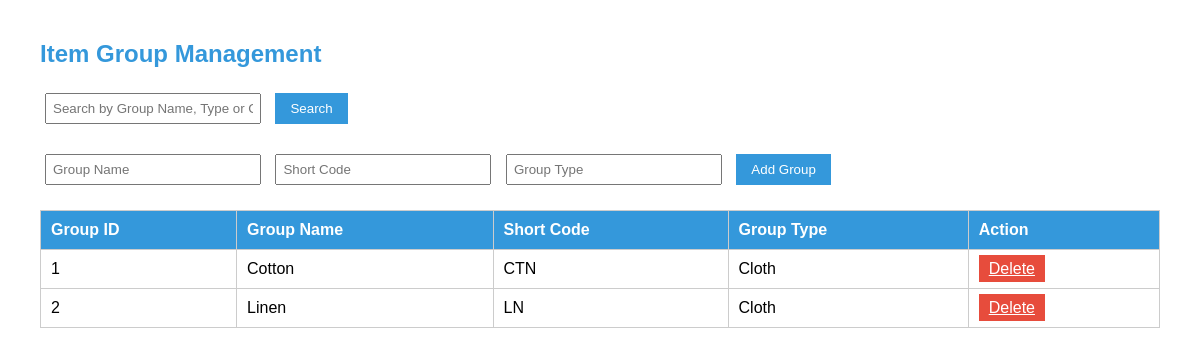
The app's page /itemgroup.php with its own data.
### tables this page shows
CREATE TABLE `mstitemgroup` (
  `GroupId` int(11) NOT NULL,
  `GroupName` varchar(30) NOT NULL,
  `ShortCodeGroup` varchar(3) NOT NULL,
  `GroupType` varchar(20) NOT NULL
);

### itemgroup.php (the view, shortened to what this page needs)
<?php
include 'db.php';
$search = '';
if (isset($_POST['search'])) {
    $search = $_POST['search'];
    $query = "SELECT * FROM mstItemGroup WHERE GroupName LIKE '%$search%' OR ShortCodeGroup LIKE '%$search%' OR GroupType LIKE '%$search%'";
} else {
    $query = "SELECT * FROM mstItemGroup";
}
$result = $conn->query($query);
?>
<!DOCTYPE html>
<html lang="en">
<head>
</head>
<body>
    <h2>Item Group Management</h2>
    <form method="POST" class="form-section">
        <input type="text" name="search" placeholder="Search by Group Name, Type or Code" value="<?= htmlspecialchars($search) ?>">
        <button class="btn" type="submit">Search</button>
    </form>
    <form method="POST" class="form-section">
        <input type="text" name="groupName" placeholder="Group Name" required>
        <input type="text" name="shortCodeGroup" placeholder="Short Code" required>
        <input type="text" name="groupType" placeholder="Group Type" required>
        <button class="btn" type="submit" name="add">Add Group</button>
    </form>
    <table>
        <thead>
            <tr>
                <th>Group ID</th>
                <th>Group Name</th>
                <th>Short Code</th>
                <th>Group Type</th>
                <th>Action</th>
            </tr>
        </thead>
        <tbody>
            <?php while ($row = $result->fetch_assoc()): ?>
            <tr>
                <td><?= htmlspecialchars($row['GroupId']) ?></td>
                <td><?= htmlspecialchars($row['GroupName']) ?></td>
                <td><?= htmlspecialchars($row['ShortCodeGroup']) ?></td>
                <td><?= htmlspecialchars($row['GroupType']) ?></td>
                <td>
                    <a class="action-btn" href="itemgroup.php?delete=<?= $row['GroupId'] ?>" onclick="return confirm('Are you sure?')">Delete</a>
                </td>
            </tr>
            <?php endwhile; ?>
        </tbody>
    </table>
</body>
</html>

### itemgroup.php (style rules this page uses)
body { font-family: Arial, sans-serif; margin: 40px; }
h2 { color: #3498db; }
table { width: 100%; border-collapse: collapse; margin-top: 20px; }
th, td { border: 1px solid #ccc; padding: 10px; text-align: left; }
th { background-color: #3498db; color: white; }
input[type="text"] { padding: 6px; width: 200px; margin: 5px; }
.btn { padding: 8px 15px; background-color: #3498db; color: white; border: none; cursor: pointer; margin: 5px; }
.form-section { margin-bottom: 20px; }
.action-btn { color: white; background-color: #e74c3c; border: none; padding: 5px 10px; cursor: pointer; }

### records on screen
mstitemgroup: GroupId "1", GroupName "Cotton", ShortCodeGroup "CTN", GroupType "Cloth"
mstitemgroup: GroupId "2", GroupName "Linen", ShortCodeGroup "LN", GroupType "Cloth"
